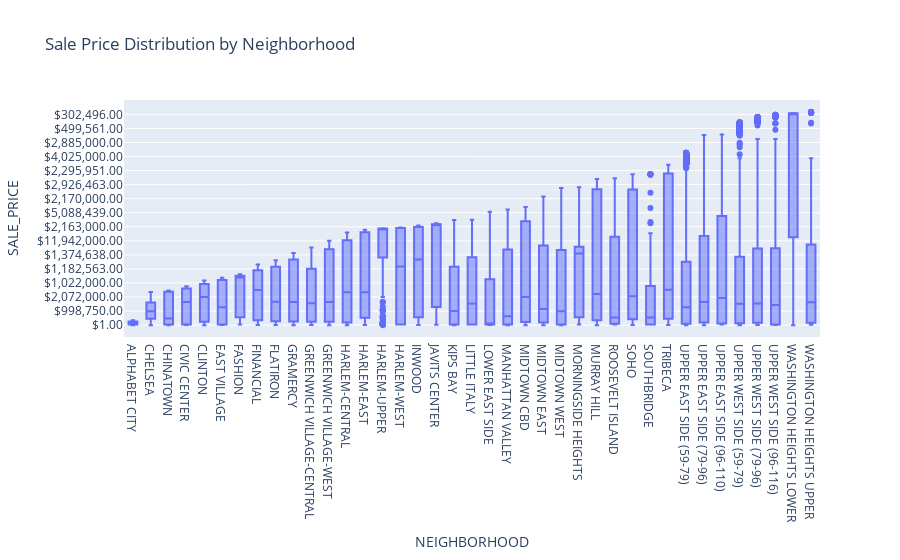

Notebook code for this chart:
### Markdown cell above
![q3.png](attachment:q3.png)

### Code cell
# Query 4: Sale price distribution by neighborhood
query4 = """
SELECT NEIGHBORHOOD, SALE_PRICE
FROM sales_data
WHERE SALE_PRICE IS NOT NULL;
"""
df4 = pd.read_sql_query(query4, conn)

# Visualization 4: Box plot for Sale Price Distribution by Neighborhood
fig4 = px.box(df4, x="NEIGHBORHOOD", y="SALE_PRICE", title="Sale Price Distribution by Neighborhood")

# Show the plot
fig4.show()

### Figure 1 — Plotly figure (JSON) as saved in the notebook; plotly's stock layout.template omitted (floating-point values rounded to 4 significant figures; data arrays with more than 128 entries replaced by an {"elided": "..."} marker saying what was removed)
{"data": [{"alignmentgroup": "True", "hovertemplate": "NEIGHBORHOOD=%{x}<br>SALE_PRICE=%{y}<extra></extra>", "legendgroup": "", "marker": {"color": "#636efa"}, "name": "", "notched": false, "offsetgroup": "", "orientation": "v", "showlegend": false, "type": "box", "x": {"elided": "16942 str values"}, "x0": " ", "xaxis": "x", "y": {"elided": "16942 str values"}, "y0": " ", "yaxis": "y"}], "layout": {"boxmode": "group", "legend": {"tracegroupgap": 0}, "title": {"text": "Sale Price Distribution by Neighborhood"}, "xaxis": {"anchor": "y", "domain": [0, 1], "title": {"text": "NEIGHBORHOOD"}}, "yaxis": {"anchor": "x", "domain": [0, 1], "title": {"text": "SALE_PRICE"}}}}
